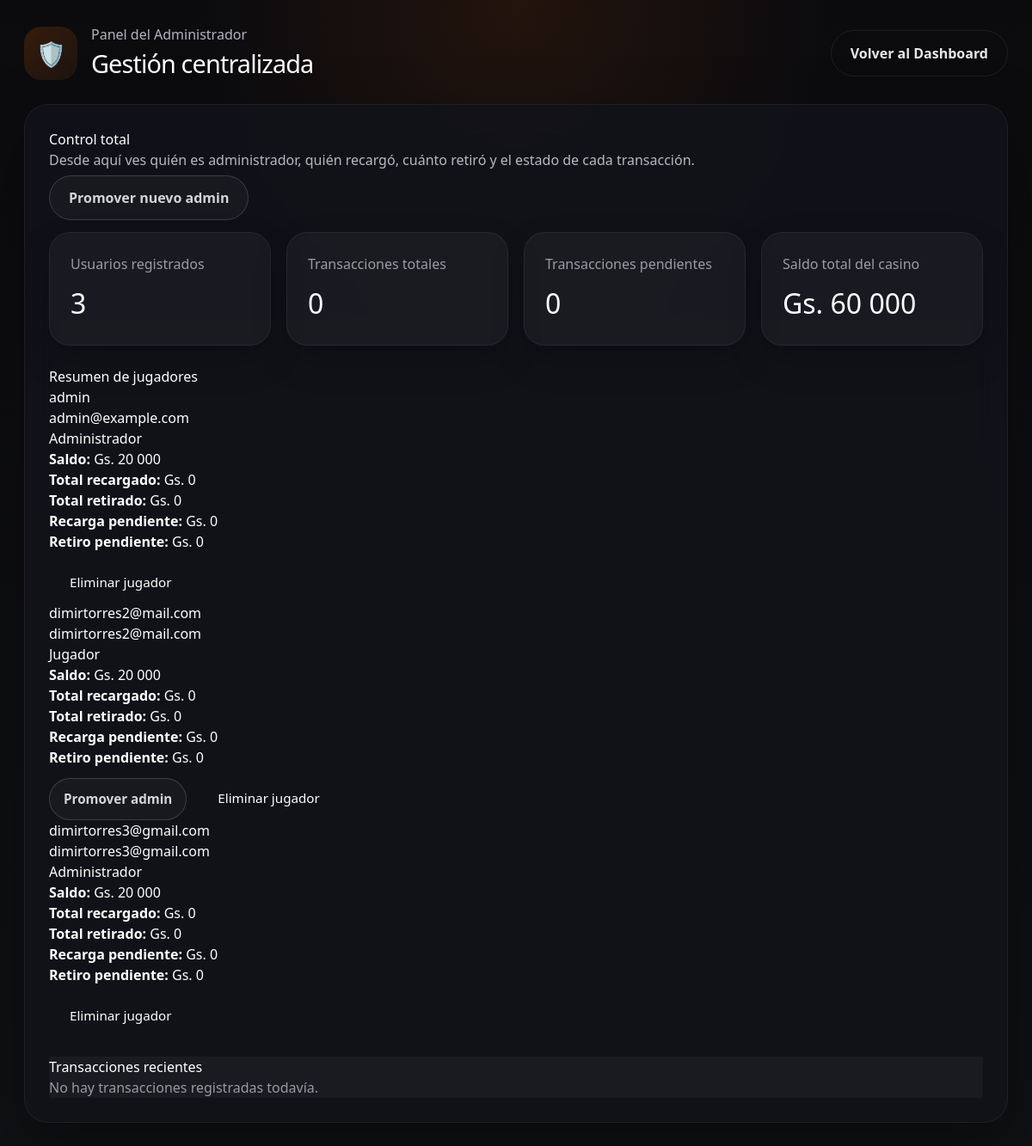
Page /admin-panel/ (signed in) on the earlier database version.
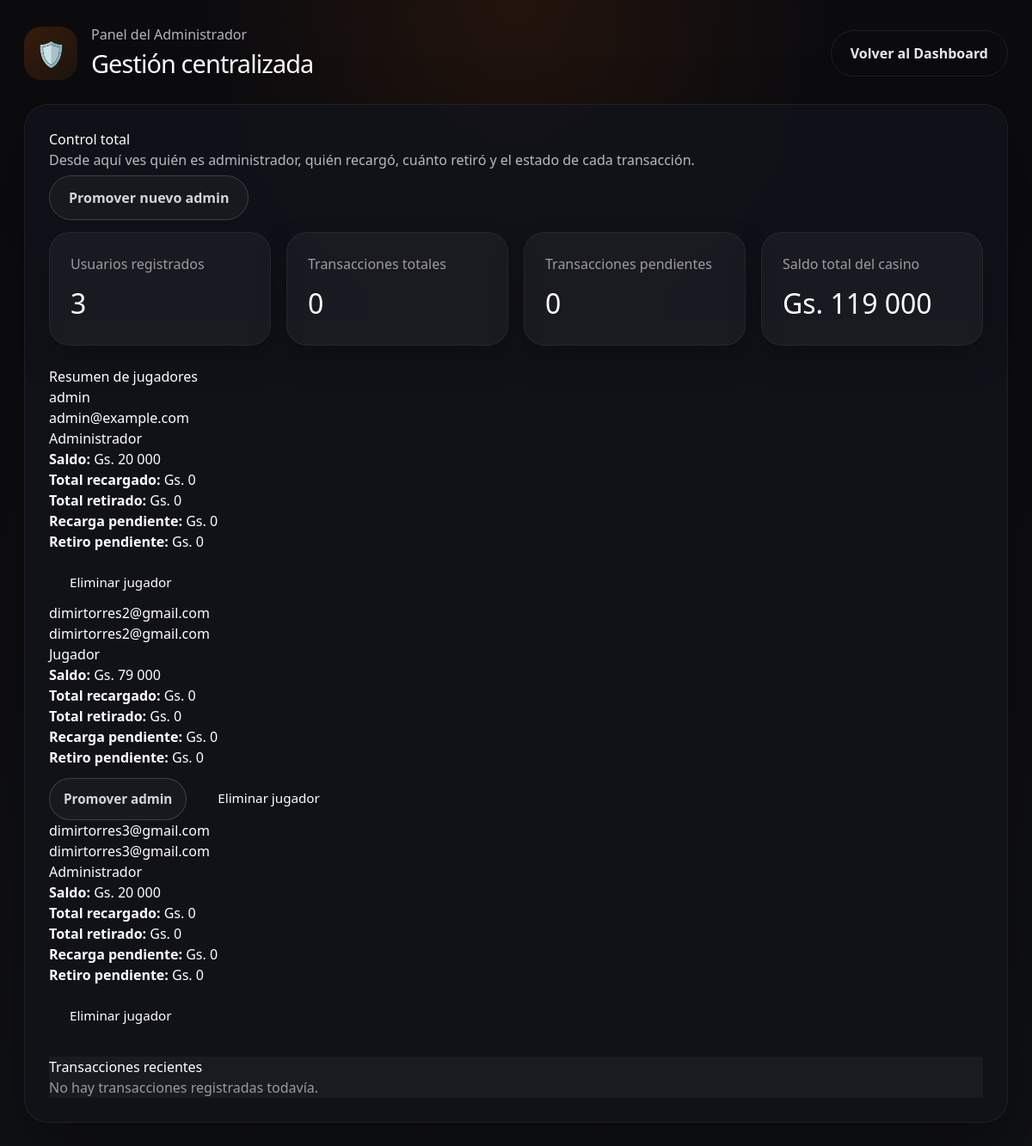
Same page on the later database version.
### casino/models.py (models this page shows)
class Player(AbstractUser):
    nombre = models.CharField(max_length=64, verbose_name=_("Nombres"))
    apellido = models.CharField(max_length=64, verbose_name=_("Apellidos"))
    edad = models.PositiveSmallIntegerField(verbose_name=_("Edad"), validators=[validar_edad_mayoria])
    sexo = models.CharField(max_length=16, choices=[("M", "Masculino"), ("F", "Femenino"), ("O", "Otro")], verbose_name=_("Sexo"))
    estado_civil = models.CharField(
        max_length=24,
        choices=[
            ("soltero", "Soltero"),
            ("casado", "Casado"),
            ("divorciado", "Divorciado"),
            ("viudo", "Viudo"),
            ("union_libre", "Unión libre"),
        ],
        verbose_name=_("Estado Civil"),
    )
    saldo = EncryptedDecimalField(
        max_digits=14,
        decimal_places=0,
        default=20000,
        verbose_name=_("Saldo Disponible (Gs.)"),
        help_text=_("Saldo cifrado en Guaraníes."),
    )
    recibio_regalo = models.BooleanField(
        default=False,
        verbose_name=_("Recibió bono de bienvenida"),
        help_text=_("Marca si el usuario obtuvo el regalo de los primeros registros."),
    )
    slot_play_count = models.PositiveIntegerField(
        default=0,
        verbose_name=_("Jugadas consecutivas de tragamonedas"),
        help_text=_("Contador acumulado de giros de tragamonedas para habilitar jackpots de retención."),
    )
    bonus_balance = models.DecimalField(
        max_digits=14,
        decimal_places=0,
        default=0,
        verbose_name=_("Saldo de bono"),
    )
    bonus_rollover = models.DecimalField(
        max_digits=14,
        decimal_places=0,
        default=0,
        verbose_name=_("Rollover acumulado"),
    )
    bonus_rollover_target = models.DecimalField(
        max_digits=14,
        decimal_places=0,
        default=0,
        verbose_name=_("Meta de rollover"),
    )
    free_spins = models.PositiveIntegerField(
        default=0,
        verbose_name=_("Giros gratis disponibles"),
    )
    REQUIRED_FIELDS = ["email", "nombre", "apellido", "edad", "sexo", "estado_civil"]
    class Meta:
        verbose_name = "Jugador"
        verbose_name_plural = "Jugadores"

### casino/views.py (the view)
# urls.py: path("admin-panel/", views.admin_panel, name="admin_panel"),
@login_required
@user_passes_test(is_admin)
def admin_panel(request):
    jugadores = Player.objects.all().order_by("username")
    transacciones = Transaction.objects.order_by("-creado_en")
    total_balance = sum((player.saldo or Decimal(0)) for player in jugadores)
    jugadores_data = []
    for jugador in jugadores:
        recargas = Transaction.objects.filter(player=jugador, tipo="recarga")
        retiros = Transaction.objects.filter(player=jugador, tipo="retiro")
        jugadores_data.append({
            "player": jugador,
            "is_admin": jugador.is_staff or jugador.is_superuser,
            "total_recarga": recargas.aggregate(total=Sum("monto"))["total"] or 0,
            "total_retiro": retiros.aggregate(total=Sum("monto"))["total"] or 0,
            "recarga_pendiente": recargas.filter(estado="pendiente").aggregate(total=Sum("monto"))["total"] or 0,
            "recarga_aprobada": recargas.filter(estado="aprobado").aggregate(total=Sum("monto"))["total"] or 0,
            "retiro_pendiente": retiros.filter(status="pendiente").aggregate(total=Sum("monto"))["total"] or 0,
            "retiro_pagado": retiros.filter(status="pagado").aggregate(total=Sum("monto"))["total"] or 0,
        })
    stats = {
        "total_users": jugadores.count(),
        "total_transactions": transacciones.count(),
        "pending_transactions": transacciones.filter(estado="pendiente").count(),
        "approved_transactions": transacciones.filter(estado="aprobado").count(),
        "total_balance": int(total_balance),
        "jugadores_data": jugadores_data,
        "transacciones": transacciones,
        "admin_panel_url": reverse("casino:admin_panel"),
        "promote_admin_url": reverse("casino:add_admin"),
    }
    return render(request, "casino/admin_panel.html", stats)

### casino/fields.py (called while the page is built)
    def from_db_value(self, value: bytes | None, expression, connection) -> Decimal | None:
        if value is None:
            return None
        cipher = get_cipher()
        if isinstance(value, memoryview) or isinstance(value, bytearray):
            value = bytes(value)
        if isinstance(value, str):
            try:
                import base64
                value = base64.urlsafe_b64decode(value.encode())
            except Exception:
                value = value.encode()
        try:
            plain = cipher.decrypt(value)
            return Decimal(plain.decode())
        except (InvalidToken, ValueError):
            raise ValidationError("No se pudo descifrar el saldo almacenado.")

### casino/utils.py (called while the page is built)
def get_cipher():
    key = settings.FERNET_KEY
    if isinstance(key, str):
        key_bytes = key.encode()
    elif isinstance(key, (bytes, bytearray, memoryview)):
        key_bytes = bytes(key)
    else:
        key_bytes = str(key).encode()
    return Fernet(key_bytes)

### casino/views.py (called while the page is built)
def is_admin(user):
    return user.is_superuser or user.is_staff

### templates/casino/admin_panel.html (shortened to what the changed rows need)
{% extends "base.html" %}
{% load humanize %}
{% block content %}
    <div class="dashboard-page">
        <div class="layout-shell">
            <header class="topbar">
                <div class="brand-hero">
                    <div>
                        <h1>Gestión centralizada</h1>
                    </div>
                </div>
            </header>
            <main class="admin-shell glass-panel">
                <div class="admin-hero">
                    <div>
                        <h2>Control total</h2>
                    </div>
                </div>
                <div class="metrics-grid">
                    <div class="metric-card">
                        <span>Saldo total del casino</span>
                        <h3>Gs. {{ total_balance|intcomma }}</h3>
                    </div>
                </div>
                <section class="player-list" style="margin-top: 24px;">
                    <div class="players-grid">
                        {% for entry in jugadores_data %}
                        <article class="player-card">
                            <div class="player-card-header">
                                <div>
                                    <h4>{{ entry.player.username }}</h4>
                                    <p>{{ entry.player.email }}</p>
                                </div>
                                <span class="status-chip {% if entry.is_admin %}status-active{% else %}status-secondary{% endif %}">{{ entry.is_admin|yesno:"Administrador,Jugador" }}</span>
                            </div>
                            <p><strong>Saldo:</strong> Gs. {{ entry.player.saldo|intcomma }}</p>
                            <p><strong>Total recargado:</strong> Gs. {{ entry.total_recarga|intcomma }}</p>
                            <p><strong>Total retirado:</strong> Gs. {{ entry.total_retiro|intcomma }}</p>
                            <p><strong>Recarga pendiente:</strong> Gs. {{ entry.recarga_pendiente|intcomma }}</p>
                            <p><strong>Retiro pendiente:</strong> Gs. {{ entry.retiro_pendiente|intcomma }}</p>
                            <div class="actions-row" style="margin-top: 12px;">
                                {% if not entry.is_admin %}
                                    <form method="post" action="{% url 'casino:promote_to_admin' entry.player.id %}" style="display:inline;">
                                        <button type="submit" class="btn-secondary small">Promover admin</button>
                                    </form>
                                {% endif %}
                                <form method="post" action="{% url 'casino:delete_player' entry.player.id %}" style="display:inline; margin-left: 8px;">
                                    <button type="submit" class="btn-danger small">Eliminar jugador</button>
                                </form>
                            </div>
                        </article>
                        {% endfor %}
                    </div>
                </section>
            </main>
        </div>
    </div>
{% endblock %}

Differences in the rows shown:
removed Player: player.username "dimirtorres2@mail.com", player.email "dimirtorres2@mail.com", is_admin "Jugador", player.saldo "20 000", total_recarga "0", total_retiro "0", recarga_pendiente "0", retiro_pendiente "0", shows "Promover admin"
added Player: player.username "dimirtorres2@gmail.com", player.email "dimirtorres2@gmail.com", is_admin "Jugador", player.saldo "79 000", total_recarga "0", total_retiro "0", recarga_pendiente "0", retiro_pendiente "0", shows "Promover admin"
Other differences:
{{ total_balance|intcomma }}: "60 000" → "119 000"
